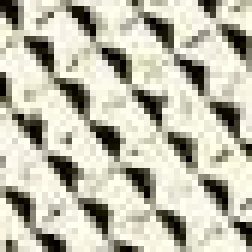
%> input picture concrete.jpg, 42 x 42 px (shown 6 times larger)
$ octave test_func_fbpd.m   (GNU Octave 9; MATLAB toolbox functions it lacks are replaced by stand-ins)
%> lines starting %> are read from the running program, lines starting %| are printed output that depends on the picture
### func_genFIG.m
function [z1_,z2_,x_,l_pos_,c_pos_] = func_genFIG(fig_file,rblur,N1,N2,tau,patch_Rand,pimage)
%> called with fig_file = 'concrete.jpg', rblur = 2, N1 = 672, N2 = 256, tau = 1, patch_Rand = false, pimage = false

im = rgb2gray(imread(fig_file));
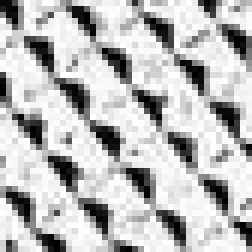
%> im: size 42x42 uint8 (shown 6 times larger); min 1, max 254, mean 187.4
[l,c]=size(im);
%> l = 42; c = 42

% Choosing N1 = 256*256, p.e., the new resolution
% will be approximately N. It is recomended choose
% figures with higher resolution.
res = round([l c].*sqrt(N1/(l*c)));
%> res = [26 26]

% High resolution image of interest
x_ = imresize(im,res,'bicubic');
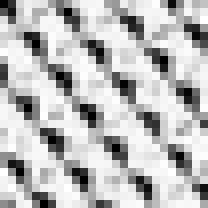
%> x_: size 26x26 uint8 (shown 8 times larger); min 0, max 255, mean 187.4

% z1 = DBx+wgn(0,tau)
% D: down-sampling, B: some blur effect. Using a consecutive down and
% up-sampling, we achive the same effect from DB.
% At first, z1 have the same dimensions of x.
z1 = imresize(imresize(x_,res./(2^rblur),'bicubic'),res,'bicubic');
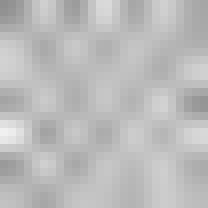
%> z1: size 26x26 uint8 (shown 8 times larger); min 143, max 240, mean 187.4
z1_ = uint8(int16(z1)+int16(tau.*randn(res)));
% z1_ = z1;

% Extract a patch from x (just to compare)
[l,c]=size(x_);
%> l = 26; c = 26

% Choosing N2 = 256*256 <=N1 (In this case, to compare. )
if (N2<0.9*N1)
    res = round([l c].*sqrt(N2/(l*c)));
%> res = [16 16]
    % Randomly choose the center of the patch extracted from x to obtain z2.
    if patch_Rand
        lr = randi(l-res(1));
        cr = randi(c-res(2));
    else
        lr = round((l-res(1))/2);
%> lr = 5
        cr = round((c-res(2))/2);
%> cr = 5
    end
    l2 = lr:lr+res(1)-1;
    c2 = cr:cr+res(2)-1;
    z2_ = x_(l2,c2);

    l_pos_ = l2;
    c_pos_ = c2;

else
    z2_ = x_;
    l_pos_ = l;
    c_pos_ = c;

end


if pimage

    xz = func_MTz(z2_,l_pos_,c_pos_,l,c);

    figure;
    subplot(2,2,1)
    imagesc(x_)
    colormap gray;
    subplot(2,2,2)
    imagesc(z1_)
    colormap gray;
    subplot(2,2,3)
    imagesc(z2_)
    colormap gray;
    subplot(2,2,4)
    imagesc(xz)
    colormap gray;
end

end

### func_fbpd.m
function [x_,z1_,z2_,x_o_,times_] = func_fbpd(fig_file,rblur,N1,N2,tau,omega,gamma,delta,K,Bloc_size,T,as,CPP)

    pimage = false;
    patch_Rand = false;
    disp('Generating images (x, z1 and z2)...')
    time=tic;
    [z1,z2,x_o,l_pos,c_pos] = func_genFIG(fig_file,rblur,N1,N2,tau,patch_Rand,pimage);
%> l_pos = [5 6 7 8 9 10 11 12 13 14 15 16 17 18 19 20]; c_pos = [5 6 7 8 9 10 11 12 13 14 15 16 17 18 19 20]
    z1 = double(z1);
%> z1: size 26x26 double
    z2 = double(z2);
    x_o = double(x_o);

    disp('Calculating w_ij for i = 1,...,N1 and j = 1,...,K.')

    if CPP
%> the run ends on the next line
        [W,J] = func_WJcpp(z2,z1,K,delta,Bloc_size);
    else
        [W,J] = func_WJ(z2,z1,K,delta,Bloc_size);
    end

    x = z1;
    [lx,cx] = size(z1);
    xp = zeros(lx,cx);
    xc = zeros(lx,cx);
    y = zeros(K*lx*cx,1);
    for l=1:T

        xc = func_gradf(x,z1,z2,as)+ reshape(func_Ty(y,z2,W),lx,cx); %+reshape(x(:).*(W*y),lx,cx);
        xp = func_P(x-tau.*xc,z2,l_pos,c_pos,pimage);
        if l<T
           % yc = func_Tx(2.*xp(:)-x(:),z2(:),W);
           % y = prox_l12(y+omega.*yc, gamma);
           y = prox_l12(y+omega.*func_Tx(2.*xp(:)-x(:),z2(:),W), omega*gamma);
        end
    end
    times_ = toc(time);
    z2_=z2;
    z1_=z1;
    x_o_=x_o;
    x_=xp;


end

%EOF

### test_func_fbpd.m
clear all
close all
clc
run /home/israel/Documents/ELE311/trab2/unlocbox/init_unlocbox.m;
pimage =1;

fig_file = 'concrete.jpg';
rblur = 2; %usaram 2 em algum dos experimentos
N1 = 32*21; % Seria Q, 1o§ da sec. II, recomenda 25!!!
N2 = 16*16; %usaram patchs de 256x256, em geral
tau = 1; %
omega = 1; % não consta no artigo.
gamma = 1; % tunning na mão, segundo artigo. (sec IV-B), usaram gamma = 100 num dos experimento (sec IV-C)
delta = 0.00001; % não consta no artigo.
K=4; % K=14, segundo artigo. (sec IV-B)
Bloc_size = 3; % 5x5, segundo artigo (sec IV-B)
T=5;
as = zeros(4,1); %ones(4,1); %zeros(4,1); %recomenda usar variancia dos Lsz2, ts/t4 (sec IV-C)
CPP = 1;
[x,z1,z2,x_o,times] = func_fbpd(fig_file,rblur,N1,N2,tau,omega,gamma,delta,K,Bloc_size,T,as,CPP);

$ run again, with bark_artigo.png saved as concrete.jpg
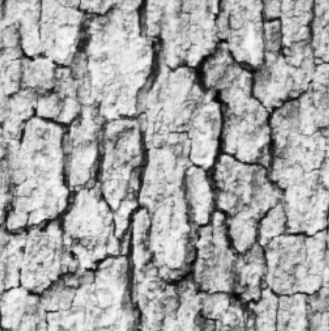
%> input picture bark_artigo.png, 329 x 331 px
%> in func_genFIG, `x_ = imresize(im,res,'bicubic');`:
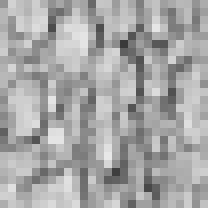
%> x_: size 26x26 uint8 (shown 8 times larger); min 58, max 231, mean 166.2
%> in func_genFIG, `z1 = imresize(imresize(x_,res./(2^rblur),'bicubic'),res,'bicubic');`:
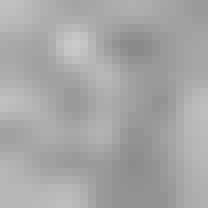
%> z1: size 26x26 uint8 (shown 8 times larger); min 136, max 203, mean 166.3
%> l_pos = [5 6 7 8 9 10 11 12 13 14 15 16 17 18 19 20]
